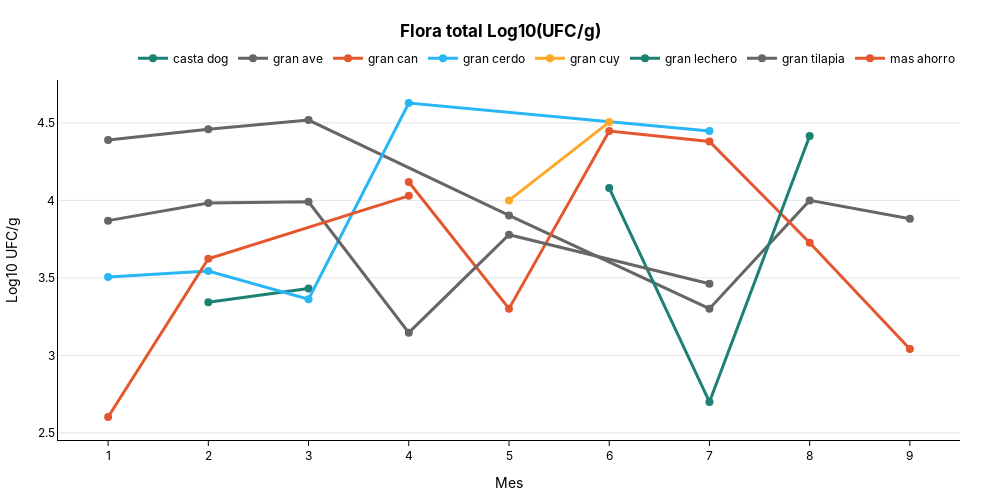

The code cell stored with this chart in its notebook:
### Code cell
fig1 = plot_line(
    pt_month_species,
    x_col="month",
    y_col="log_total_cfu_g_num",
    group_col="specie",
    title="Flora total Log10(UFC/g)",
    x_title="Mes",
    y_title="Log10 UFC/g",
)
fig1.show()

### Figure 1 — Plotly figure (JSON) as saved in the notebook; plotly's stock layout.template omitted (floating-point values rounded to 4 significant figures)
{"data": [{"hovertemplate": "<b>month:</b> %{x}<br><b>casta dog:</b> %{y:.1f}<br><extra></extra>", "line": {"color": "#1C8074", "shape": "linear", "width": 3}, "marker": {"color": "#1C8074", "size": 8}, "mode": "lines+markers", "name": "casta dog", "type": "scatter", "x": [2, 3], "y": [3.342, 3.431]}, {"hovertemplate": "<b>month:</b> %{x}<br><b>gran ave:</b> %{y:.1f}<br><extra></extra>", "line": {"color": "#666666", "shape": "linear", "width": 3}, "marker": {"color": "#666666", "size": 8}, "mode": "lines+markers", "name": "gran ave", "type": "scatter", "x": [1, 2, 3, 5, 7, 8, 9], "y": [4.39, 4.459, 4.519, 3.903, 3.301, 4, 3.881]}, {"hovertemplate": "<b>month:</b> %{x}<br><b>gran can:</b> %{y:.1f}<br><extra></extra>", "line": {"color": "#E4572E", "shape": "linear", "width": 3}, "marker": {"color": "#E4572E", "size": 8}, "mode": "lines+markers", "name": "gran can", "type": "scatter", "x": [4, 5, 6, 7, 8, 9], "y": [4.119, 3.301, 4.447, 4.38, 3.727, 3.041]}, {"hovertemplate": "<b>month:</b> %{x}<br><b>gran cerdo:</b> %{y:.1f}<br><extra></extra>", "line": {"color": "#29B6F6", "shape": "linear", "width": 3}, "marker": {"color": "#29B6F6", "size": 8}, "mode": "lines+markers", "name": "gran cerdo", "type": "scatter", "x": [1, 2, 3, 4, 7], "y": [3.505, 3.544, 3.362, 4.628, 4.447]}, {"hovertemplate": "<b>month:</b> %{x}<br><b>gran cuy:</b> %{y:.1f}<br><extra></extra>", "line": {"color": "#FFA726", "shape": "linear", "width": 3}, "marker": {"color": "#FFA726", "size": 8}, "mode": "lines+markers", "name": "gran cuy", "type": "scatter", "x": [5, 6], "y": [4, 4.505]}, {"hovertemplate": "<b>month:</b> %{x}<br><b>gran lechero:</b> %{y:.1f}<br><extra></extra>", "line": {"color": "#1C8074", "shape": "linear", "width": 3}, "marker": {"color": "#1C8074", "size": 8}, "mode": "lines+markers", "name": "gran lechero", "type": "scatter", "x": [6, 7, 8], "y": [4.079, 2.699, 4.415]}, {"hovertemplate": "<b>month:</b> %{x}<br><b>gran tilapia:</b> %{y:.1f}<br><extra></extra>", "line": {"color": "#666666", "shape": "linear", "width": 3}, "marker": {"color": "#666666", "size": 8}, "mode": "lines+markers", "name": "gran tilapia", "type": "scatter", "x": [1, 2, 3, 4, 5, 7], "y": [3.869, 3.982, 3.991, 3.146, 3.778, 3.462]}, {"hovertemplate": "<b>month:</b> %{x}<br><b>mas ahorro:</b> %{y:.1f}<br><extra></extra>", "line": {"color": "#E4572E", "shape": "linear", "width": 3}, "marker": {"color": "#E4572E", "size": 8}, "mode": "lines+markers", "name": "mas ahorro", "type": "scatter", "x": [1, 2, 4], "y": [2.602, 3.623, 4.029]}], "layout": {"font": {"color": "black", "family": "Inter, Arial, sans-serif"}, "height": 500, "hovermode": "x unified", "legend": {"orientation": "h", "title": {"text": ""}, "x": 1, "xanchor": "right", "y": 1.02, "yanchor": "bottom"}, "margin": {"b": 40, "l": 40, "r": 40, "t": 80}, "paper_bgcolor": "rgba(0,0,0,0)", "plot_bgcolor": "rgba(0,0,0,0)", "title": {"text": "<b>Flora total Log10(UFC/g)<b>", "x": 0.5, "xanchor": "center", "y": 0.95, "yanchor": "top"}, "width": 1000, "xaxis": {"linecolor": "black", "linewidth": 1, "showline": true, "tickcolor": "black", "ticks": "outside", "title": {"text": "Mes"}}, "yaxis": {"gridcolor": "rgba(0,0,0,0.1)", "linecolor": "black", "linewidth": 1, "showgrid": true, "showline": true, "title": {"text": "Log10 UFC/g"}, "zeroline": true, "zerolinecolor": "rgba(0,0,0,0.2)"}}}
